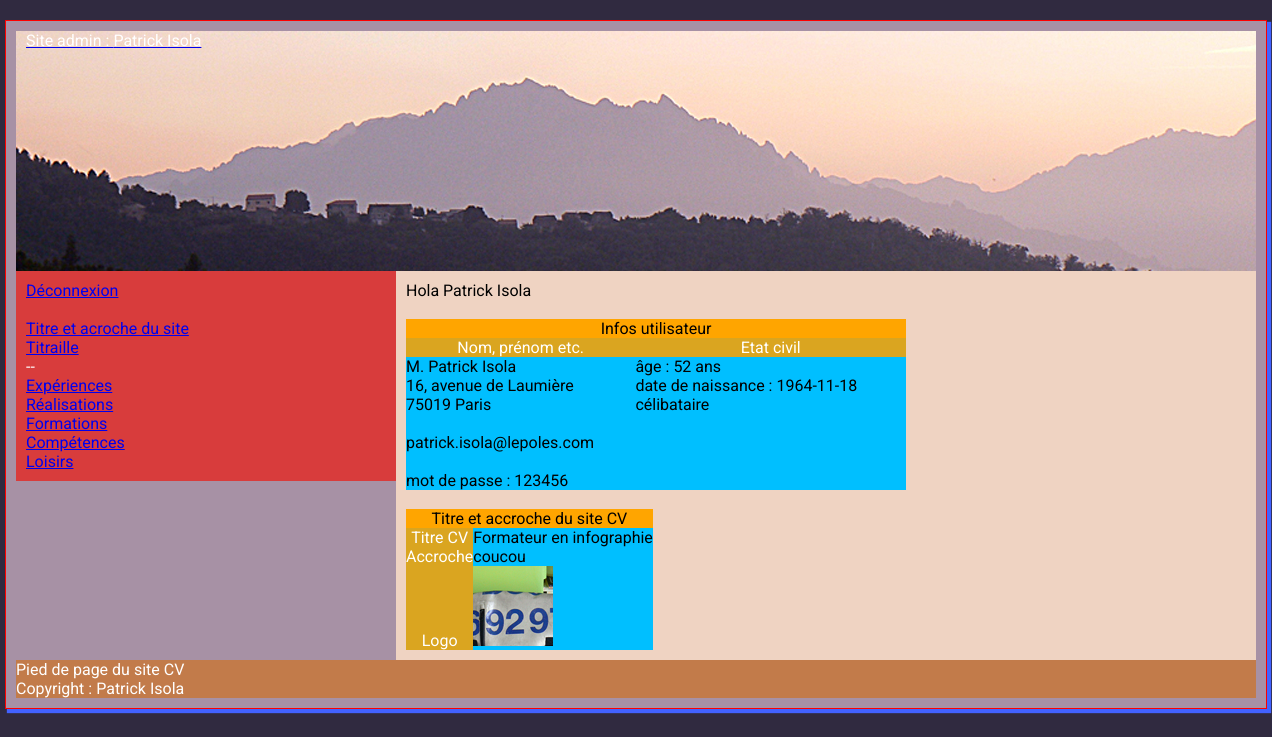
The app's page /admin/index.php (signed in) with its own data.
### tables this page shows
CREATE TABLE IF NOT EXISTS `t_utilisateurs` (
  `id_utilisateur` int(11) NOT NULL AUTO_INCREMENT,
  `prenom` varchar(25) NOT NULL,
  `nom` varchar(25) NOT NULL,
  `email` varchar(50) NOT NULL,
  `telephone` varchar(20) NOT NULL COMMENT 'varchar car 0 n''est pas un entier',
  `mdp` varchar(13) NOT NULL,
  `pseudo` varchar(13) NOT NULL,
  `avatar` varchar(13) NOT NULL,
  `age` smallint(5) NOT NULL,
  `date_naissance` date NOT NULL,
  `sexe` enum('Femme','Homme') NOT NULL,
  `etat_civil` enum('M.','Mme') NOT NULL,
  `statut_marital` varchar(13) NOT NULL,
  `adresse` text NOT NULL,
  `code_postal` varchar(5) NOT NULL,
  `ville` varchar(20) NOT NULL,
  `pays` varchar(25) NOT NULL,
  `note` varchar(20) NOT NULL,
  PRIMARY KEY (`id_utilisateur`)
);

CREATE TABLE IF NOT EXISTS `t_titre_cv` (
  `id_titre_cv` smallint(6) NOT NULL AUTO_INCREMENT,
  `titre_cv` text NOT NULL,
  `accroche` text NOT NULL,
  `logo` varchar(50) NOT NULL,
  `utilisateur_id` int(11) NOT NULL,
  PRIMARY KEY (`id_titre_cv`)
);

### admin/index.php (the view, shortened to what this page needs)
<?php require '../connexion/connexion.php' ?>
<?php
	if(isset($_SESSION['connexion']) && $_SESSION['connexion']=='connecté'){
			$id_utilisateur=$_SESSION['id_utilisateur'];
			$prenom=$_SESSION['prenom'];
			$nom=$_SESSION['nom'];
	}else{
		header('location:authentification.php');
	}
?>
<!DOCTYPE html>
<html lang="fr">
<head>
    <link type="text/css" href="../css/style_admin.css" rel="stylesheet">
</head>
<body>
    <div id="enveloppe">
        <header> <?php include ("admin_en_tete.php"); ?></header>
        <div id="menu"><?php include ("admin_menu.php"); ?></div>
    <div id="contenuPrincipal">
       <?php
		$sql = $pdoCV->query(" SELECT * FROM t_utilisateurs WHERE id_utilisateur ='$id_utilisateur' ");
        $ligne = $sql->fetch();
		?>
        <p><?php
        echo 'Hola '.$prenom.' '.$nom.'<br><img src="../img/" alt="">';
        ?>
        </p>
        <table width="500px" border="1">
        <caption>Infos utilisateur</caption>
        <thead>
            <th>Nom, prénom etc.</th>
            <th>Etat civil</th>
        </thead>
        <tr>
            <td>
                <?php echo '<p>'.$ligne['etat_civil'].' '.$ligne['prenom'].' '.$ligne['nom'].'<br>
                '.$ligne['adresse'].'<br>'.$ligne['code_postal'].' '.$ligne['ville'].'<br><br> '.$ligne['email'].' <br><br> mot de passe : '.$ligne['mdp'].'
                </p>'; ?>
            </td>
            <td>
                <?php echo '<p>âge : '.$ligne['age'].' ans<br>date de naissance : '.$ligne['date_naissance'].'<br>
            '.$ligne['statut_marital'].'<br></p>'; ?>
            </td>
        </tr>
    </table>
        <p>&nbsp;</p>
    <table>
       <?php
		$sql = $pdoCV->query(" SELECT * FROM t_titre_cv WHERE utilisateur_id ='$id_utilisateur' ");
    $ligne = $sql->fetch();
		?>
        <caption>Titre et accroche du site CV</caption>
        <tr>
            <th>Titre CV</th>
            <td><?php echo $ligne['titre_cv']; ?></td>
        </tr>
        <tr>
            <th>Accroche</th>
            <td><?php echo $ligne['accroche']; ?></td>
        </tr>
        <tr>
            <th>Logo</th>
            <td><img src="../img/<?php echo $ligne['logo']; ?>" alt="<?php echo $ligne['logo']; ?>"></td>
        </tr>
    </table>
    </div>
    <footer>
        <?php include ("admin_footer.php"); ?>
    </footer>
    </div>
</body>
</html>

### admin/admin_en_tete.php
<a href="index.php"><h1>Site admin : <?php echo $prenom.' '.$nom; ?></h1></a>

### admin/admin_menu.php
<div id="compte">
    <p><a href="index.php?deconnect=oui">Déconnexion</a></p>
</div>
<p>&nbsp;</p>
        <ul>
            <li><a href="titre_du_cv.php">Titre et acroche du site</a></li>
            <li><a href="titres.php">Titraille</a></li>
            <li>--</li>
            <li><a href="experiences.php">Expériences</a></li>
            <li><a href="realisations.php">Réalisations</a></li>
            <li><a href="formations.php">Formations</a></li>
            <li><a href="competences.php">Compétences</a></li>
            <li><a href="loisirs.php">Loisirs</a></li>
        </ul>

### admin/admin_footer.php
<p>Pied de page du site CV</p>
<p>Copyright : <?php echo $prenom.' '.$nom; ?></p>

### css/style_admin.css (style rules this page uses)
html, body, div, span, applet, object, iframe, h1, h2, h3, h4, h5, h6, p, blockquote, pre, a, abbr, acronym, address, big, cite, code, del, dfn, em, img, ins, kbd, q, s, samp, small, strike, strong, sub, sup, tt, var, b, u, i, center, dl, dt, dd, ol, ul, li, fieldset, form, label, legend, table, caption, tbody, tfoot, thead, tr, th, td, article, aside, canvas, details, embed, figure, figcaption, footer, header, hgroup, menu, nav, output, ruby, section, summary, time, mark, audio, video { margin: 0; padding: 0; border: 0; font-size: 100%; font: inherit; vertical-align: baseline; }
HTML5 display-role reset for older browsers article, aside, details, figcaption, figure, footer, header, hgroup, menu, nav, section { display: block; }
body { line-height: 1; }
ol, ul { list-style: none; }
table { border-collapse: collapse; border-spacing: 0; }
body { margin: auto; font: 1em Roboto, sans-serif; background-color: #302A40; }
header { background: url(../img/popolasca.jpg) center center no-repeat; height:240px; margin-top: 10px; margin-right: 10px; margin-left: 10px; }
#enveloppe { width: 1260px; margin-right: auto; margin-left: auto; margin-top: 20px; background-color: #A791A5; border: 1px solid red; -webkit-box-shadow: 3px 3px 1px 1px #4262FF; box-shadow: 3px 3px 1px 1px #4262FF; }
#menu { color: #fff; width: 360px; background-color: #d83c3c; float: left; margin-left: 10px; padding: 10px; }
#contenuPrincipal { width: 840px; background-color: #EFD3C2; float: right; margin-right: 10px; padding: 10px; }
footer { margin-right: 10px; margin-left: 10px; margin-bottom: 10px; color:white; background: #C27B4A; }
header h1 { color: #fff; margin: 10px; }
table { background-color: deepskyblue; }
caption { background:orange; }
thead { background: red; color: white; }
th { background-color: goldenrod; color: white; }

### records on screen
t_utilisateurs: etat_civil "M.", prenom "Patrick", nom "Isola", adresse "16, avenue de Laumière", code_postal "75019", ville "Paris", email "patrick.isola@lepoles.com", mdp "123456", age "52", date_naissance "1964-11-18", statut_marital "célibataire"
t_titre_cv: titre_cv "Formateur en infographie", accroche "coucou", logo (picture)

### other values on screen
$prenom "Patrick"
$nom "Isola"
